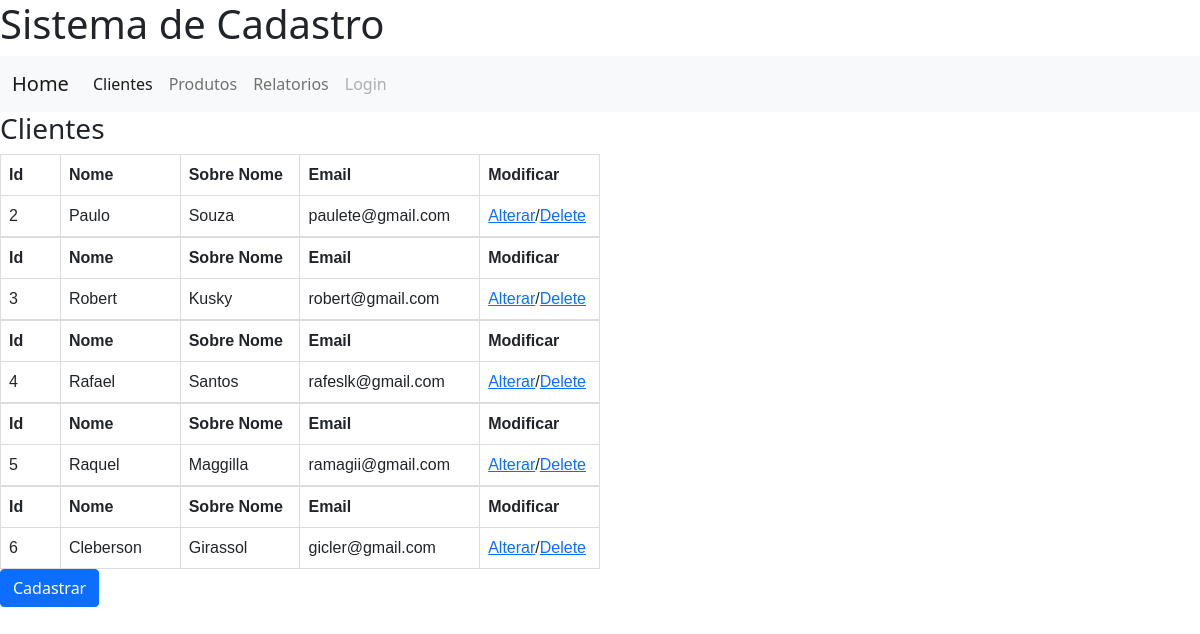
The page /cliente on the database as committed earlier.
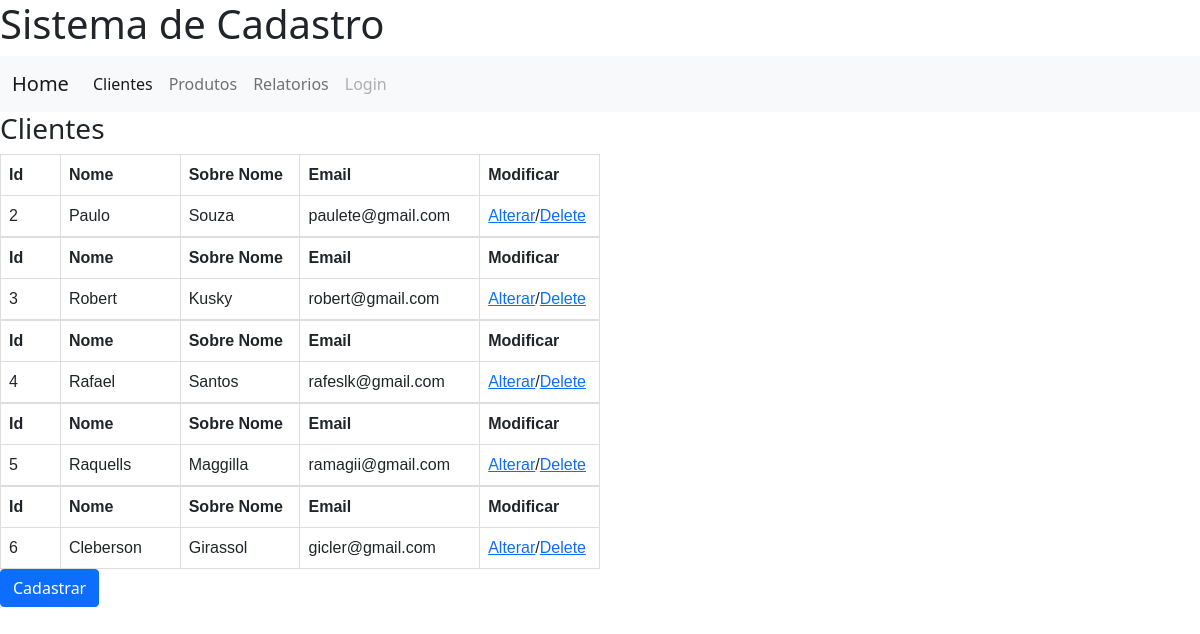
The same page on the database as committed later.
### Contatos/models.py (models this page shows)
class Contatos(models.Model):
    Nome = models.CharField(max_length=200)
    Sobre_Nome = models.CharField(max_length=200)
    idade = models.IntegerField()
    Tel = models.CharField(max_length=12)
    Email = models.EmailField(max_length=200)

### Contatos/views.py (the view)
# urls.py: path('cliente',views.clientes,name='clientes'),
def clientes(request):
    template = loader.get_template('clientes.html')
    client = Contatos.objects.all().values()
    context = {
        'client':client
    }
    return HttpResponse(template.render(context,request))

### Contatos/templates/clientes.html (shortened to what this page needs)
{% include 'home.html'%}
<h3>Clientes</h3>
{% for x in client %}
<table style="width:50%">
  <tr>
      <th style="width:10%" >Id</th>
    <th>Nome</th>
    <th>Sobre Nome</th>
    <th>Email</th>
    <th>Modificar</th>
  </tr>
  <tr >
    <td style="width:10%">{{x.id}}</td>
    <td style="width:20%">{{x.Nome}}</td>
    <td style="width:20%">{{x.Sobre_Nome}}</td>
    <td style="width:30%" >{{x.Email}}</td>
    <td><a href="up_form/{{x.id}}">Alterar</a>/<a href="delete/{{ x.id }}">Delete</a></td>
  </tr>
</table>
{% endfor%}
<a class="btn btn-primary" href="{% url 'add_form'  %}" >Cadastrar</a>

Rows that differ between the two databases and show on the page:
changed Contatos "Maggilla": Nome "Raquel" → "Raquells"
